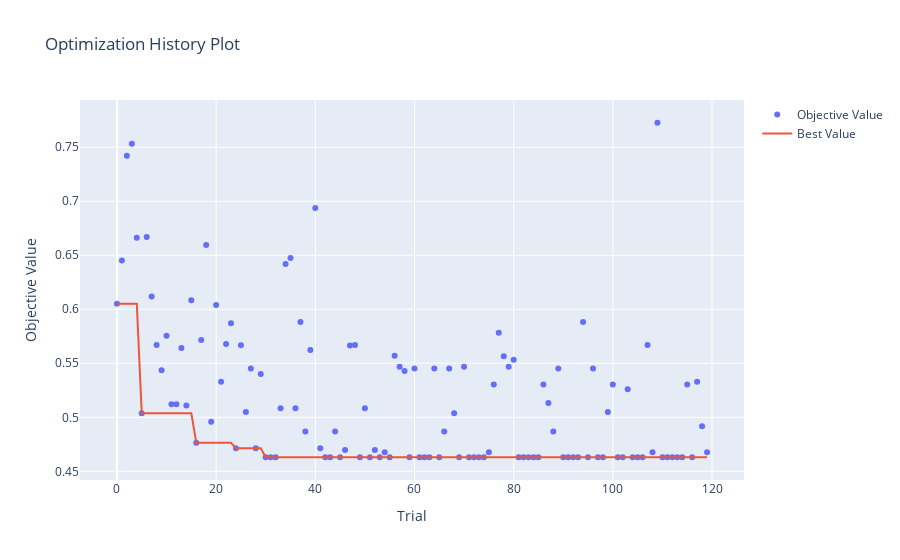

Notebook code for this chart:
### Code cell
optuna.visualization.plot_optimization_history(bagging_study)
